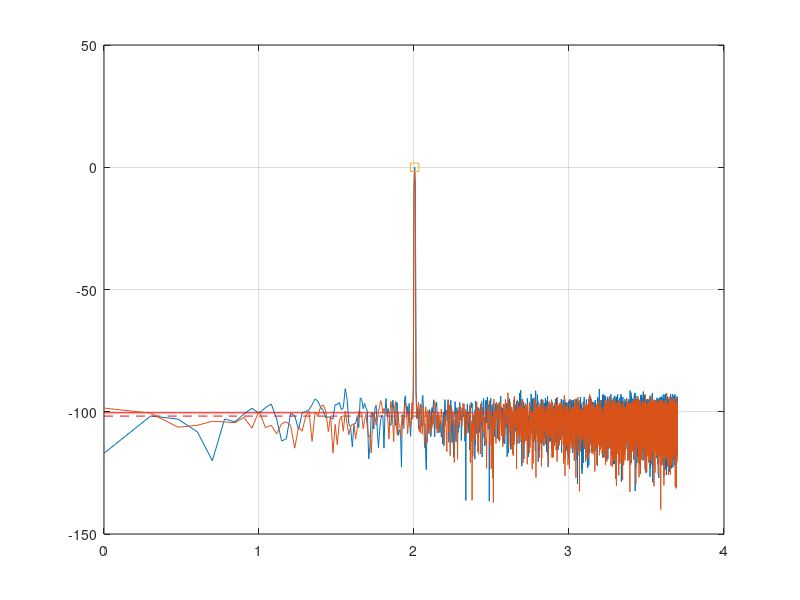

Source code (MATLAB):
close all; clear all; clc;


fs = 10e3;
n = 0:fs-1;
x = sqrt(2) * sin(2*pi*(100/fs)*n'); % amplitude / sqrt(2) = rms value of sine wave
y = ( rand(fs, 1) - 0.5 ) * 2 * 1e-3;
z = x + y;


win = hamming(fs);
cg = sum(win) / fs;
ng = sum(win.*win) / fs;

h = abs(fft(z .* win));
h = h / fs / cg;

phh(1) = h(1) .* h(1);
phh(2:fs/2) = 2 * h(2:fs/2) .* h(2:fs/2);

plot(log10(1:numel(phh)), 10*log10(phh));
hold on; grid on;


% noise floor
pyy = sum(y .* y) / fs / (fs/2); % true noise spectral density
plot(log10(1:numel(phh)), 10*log10(pyy) * ones(1, numel(phh)), 'r--');  % real noise power
plot(log10(1:numel(phh)), 10*log10(pyy*ng/cg/cg) * ones(1, numel(phh)), 'r');  % real noise power




%% normalization for reading noise values
close all; clear all; clc;

fs = 10e3;
n = 0:fs-1;
x = sqrt(2) * sin(2*pi*(100/fs)*n'); % amplitude / sqrt(2) = rms value of sine wave
y = ( rand(fs, 1) - 0.5 ) * 2 * 1e-3;
z = x + y;


win = hamming(fs);
cg = sum(win) / fs;
ng = sum(win.*win) / fs;

h = abs(fft(z .* win));
h = h / fs;

phh(1) = h(1) .* h(1) / ng;
phh(2:fs/2) = 2 * h(2:fs/2) .* h(2:fs/2) / ng;

plot(log10(1:numel(phh)), 10*log10(phh));
hold on; grid on;


% signal compensation
psig = 10*log10(phh(101) * ng / cg / cg);  % compensation: + 10log10(ng/cg^2), for hamming win: +1.345dB
plot(log10(101), psig, 's');               % real signal power
%plot(log10(1:numel(phh)), 10*log10(pyy*ng/cg/cg) * ones(1, numel(phh)), 'r');  % real noise power    




%%
energy_t = sum(x.^2);

h = abs(fft(x));
energy_f = sum(h.^2) / 512;

% add window
win = hamming(512);
cpg = sum(win) / 512;


